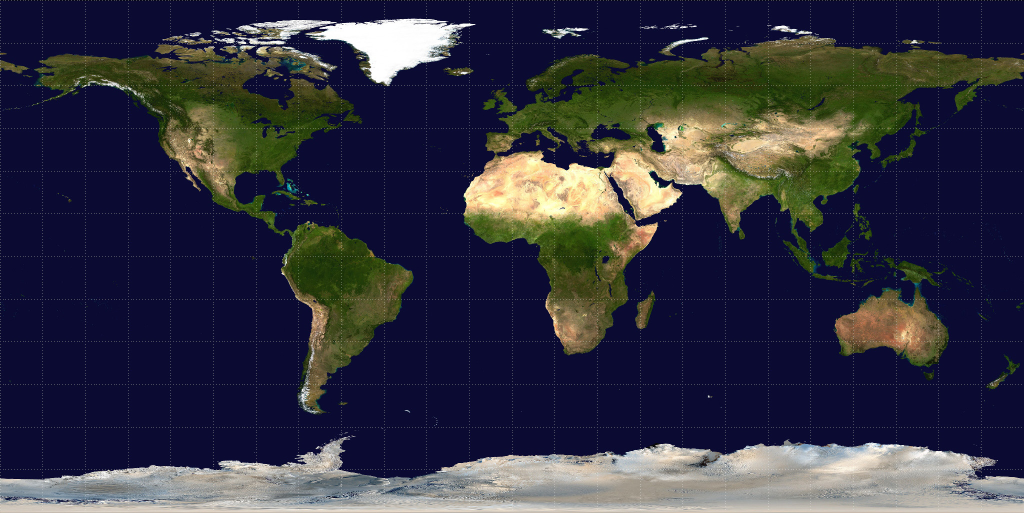
#> input picture Earthquakes/earth.jpg, 2048 x 1025 px (shown at 1/2 size)
$ jupyter execute --allow-errors Unit1_FinalProject.ipynb
#> lines starting #> are read from the running program, lines starting #| are printed output that depends on the picture
# Let's map some earthquakes!

Use this notebook to complete your final project for unit 1. You'll use a "for loop" and conditionals to select the right earthquakes to plot on your map and discover something about the seismic activity in your region.

## Data Setup
In this section we'll open up our data file and turn it into a list of lists that we can work with using "for loops".

We'll be making a graph, so import the matplotlib.pyplot library with the alias plt:

[cell 1]
import matplotlib.pyplot as plt

Next, we will open the data file using the open() function and then skip the first row using the .readline() method:

#> (a cell that did not finish here is left out)

Currently our file is one long string. Let's make each line of the data file a list and put all of those lists into one big list called quakes_list.

[cell 3]
quakes_list = []
#> (the rest of this cell did not finish here and is left out)

Print out the length of quakes_list to see how many earthquakes are in our data file:

[cell 4]
print(len(quakes_list))

## Selecting your data
In this section you'll decide which data you need for your project. You'll use "for loops" and conditionals to select the right data.

You will need latitudes and longitudes for your scatter plot, so create two empty lists to hold those values:

[cell 5]
longitude = []
latitude = []

Next, decide as a group what range of years you want to look at (between 1800 and 2018). You should base your decision on the research you did on the seismic activity in your region.

You'll also need to know the "region code" for your region:
- Africa: 10
- Central America: 100
- Central and South Pacific: 170
- North America: 150
- South America: 160

Create a "for loop" that loops through the lines in quakes_list and appends the latitute and longitude to the lists you created above **if** the earthquake for that row occurred in your region and during your year range.

Hints:
- You can nest an if statement inside another if statement
- You can compare a value to two other values like this: 5 < x < 10

[cell 6]
for i in quakes_list:
    if float(i[8]) == 100:
        if 1900 <= float(i[0]) <= 2018:
            longitude.append(float(i[7]))
            latitude.append(float(i[6]))

Print out the length of your latitude and longitude lists. Does this result make sense?

[cell 7]
print(len(longitude))
print(len(latitude))

## Making your graph
Now that you've created lists with your x data (longitude) and y data (latitude) it's time to make a scatter plot!

Replace the coordinates in plt.xlim and plt.ylim functions below as follows:
- Africa: x = (-25,50), y = (-40,45)
- Central America: x = (-100,-70), y = (0,25)
- Central and South Pacific: x = (80,180), y = (-70,30)
- North America: x = (-180,-50), y = (0,90)
- South America: x = (-120,-20), y = (-60,20)

[cell 8]
# This function clears any leftover plots
plt.clf()

# This code adds an image behind your plot
image = plt.imread("earth.jpg")
#> image is the input picture: shape (1025, 2048, 3); mean R, G, B 50.8, 50.7, 65.5
fig, ax = plt.subplots()
ax.imshow(image, extent = [-180,180,-90,90])

# This code crops the image to show only your region.
# IMPORTANT: Replace the coordinates in plt.xlim and plt.ylim functions
# To match your region using the key above
plt.xlim(-100,-70)
plt.ylim(0,25)

# Create a scatter plot using plt.scatter().
# You can change the size, shape, and color of your markers!
# Try adding s = #, marker = "symbol", and c = "color"
### Modify the points on your graph!

plt.scatter(longitude, latitude, marker = "X", c = "blueviolet", s = 5)
plt.title("Earthquakes in Central America")
plt.xlabel("Longitude")
plt.ylabel("Latitude")
plt.show()
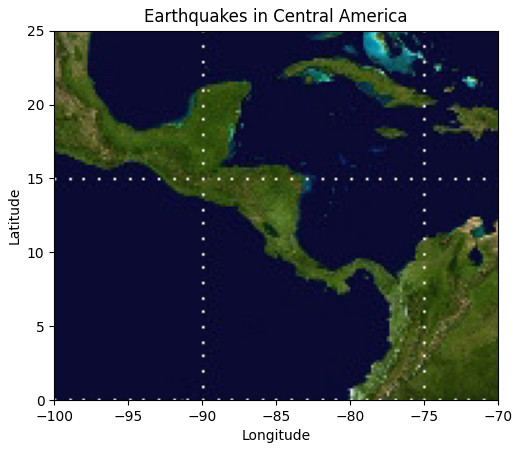
#> figure drawn by matplotlib, 1 panel
